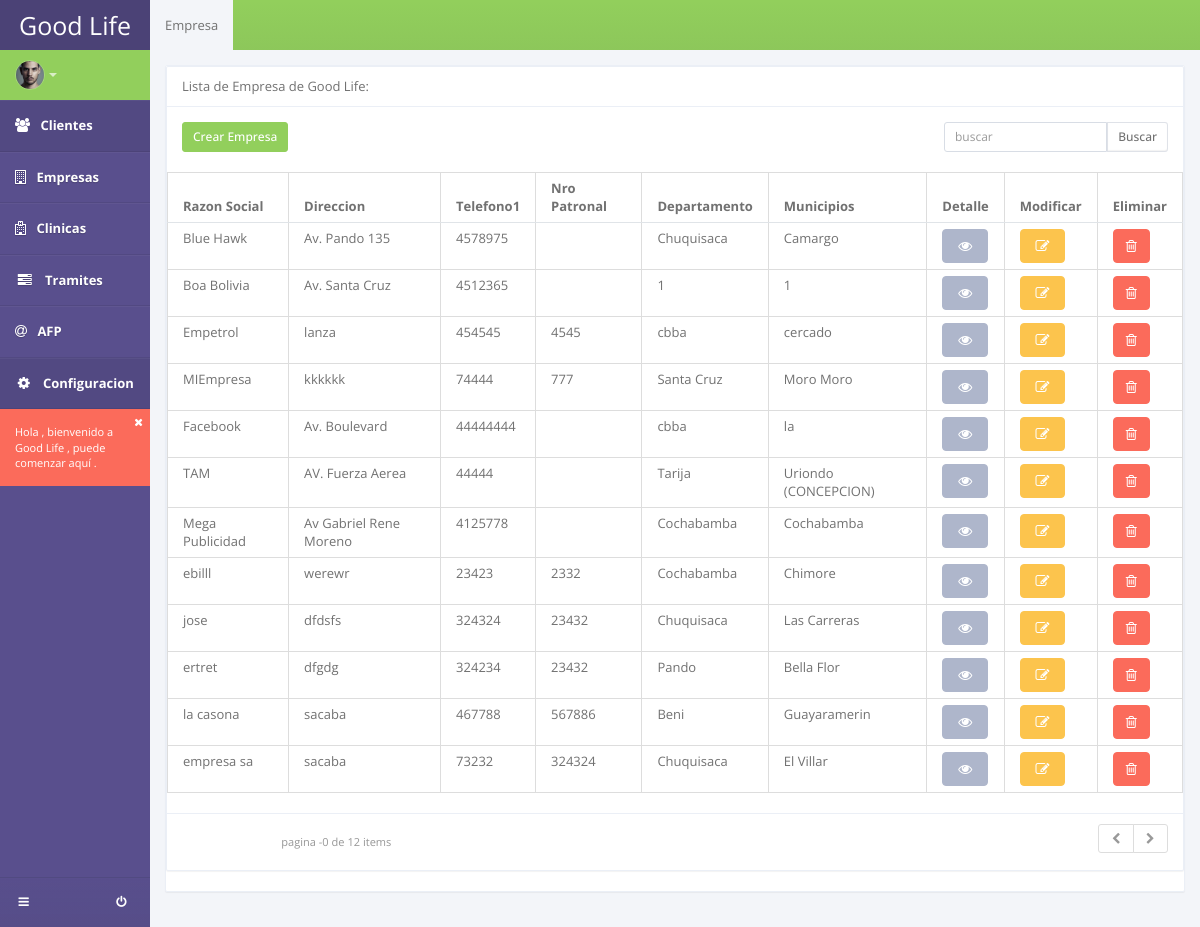
Page /listar_empresa/ on the earlier database version.
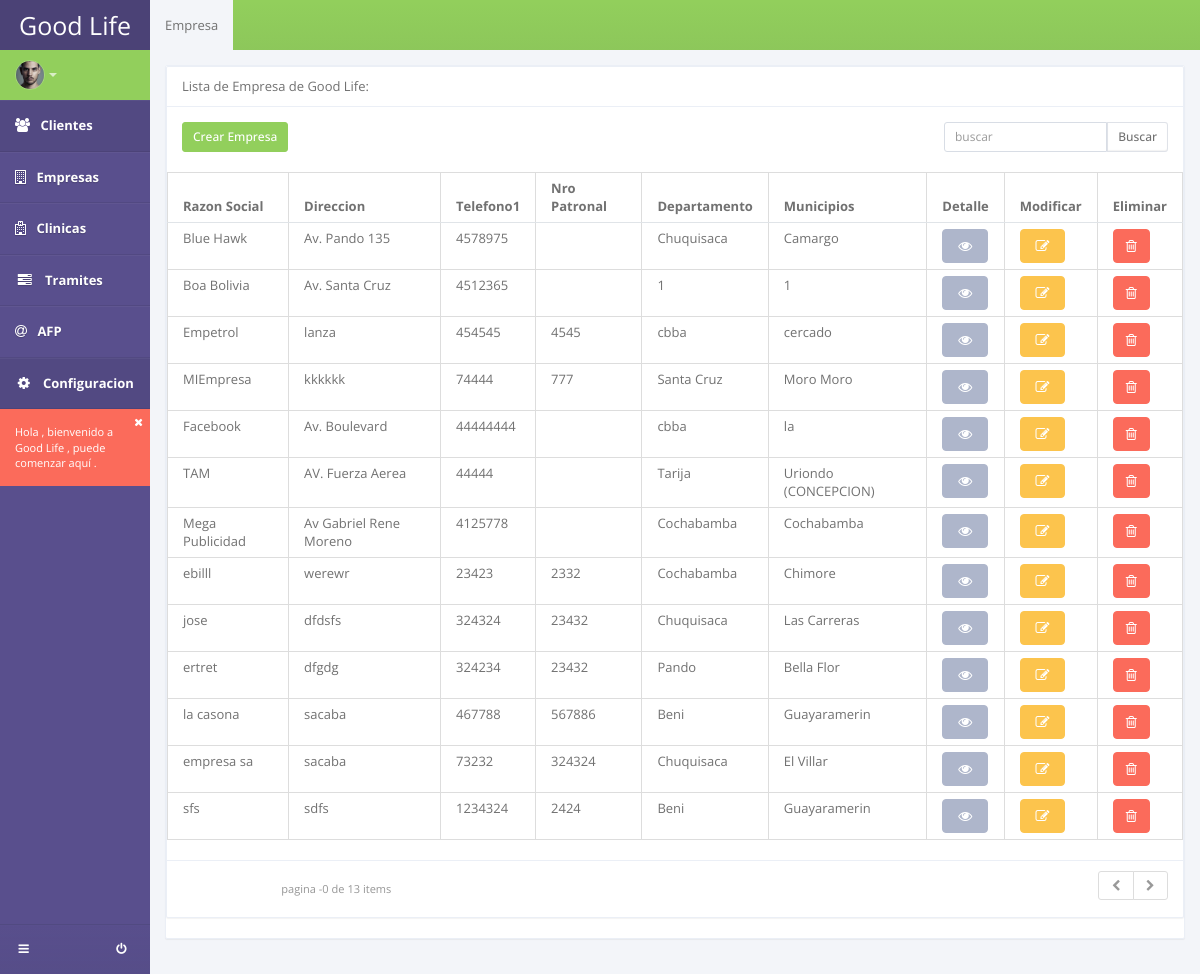
Same page on the later database version.
### apps/empresas/models.py (models this page shows, shortened)
class Empresa(models.Model):
	razon_social = models.CharField(max_length=150)
	direccion = models.CharField(max_length=150)
	telefono1 = models.CharField(max_length=20, blank=True)
	telefono2 = models.CharField(max_length=20, blank=True)
	nro_patronal = models.CharField(max_length=50, blank=True)
	departamento = models.CharField(max_length=100)
	municipios = models.CharField(max_length=100)

### apps/empresas/views.py (the view)
# urls.py: url(r'^listar_empresa/$', EmpresaList.as_view(), name='listar_empresa'),
class EmpresaList(ListView):
	template_name = 'empresas/lista_empresa.html'
	model = Empresa

### templates/empresas/lista_empresa.html (shortened to what this page needs)
{% extends 'base_sistema.html' %}
{% block content %}
<section id="content">
	<section class="vbox">
		<header class="header bg-success bg-gradient">
	        <ul class="nav nav-tabs">
	            <li class="active"><a href="#static" data-toggle="tab">Empresa</a></li>
	        </ul>
	    </header>
	    <section class="scrollable wrapper">
			<div class="tab-content">
				<div class="panel panel-default">
					<section class="panel">
					    <header class="panel-heading"> Lista de Empresa de Good Life: </header>
					    <div class="row text-sm wrapper">
					        <div class="col-sm-5 m-b-xs">
					            <a class="btn btn-sm btn-success" href="/registrar_empresa/">Crear Empresa</a>
					        </div>
					        <div class="col-sm-4 m-b-xs">
					        </div>
					        <div class="col-sm-3">
					        	<form method="get">
					            <div class="input-group">
					                <input type="text" class="input-sm form-control" placeholder="buscar" name="q"> <span class="input-group-btn"> <button class="btn btn-sm btn-white" type="submit">Buscar</button> </span> </div>
					            </form>
					        </div>
					    </div>
					    <div class="table-responsive">
					        <table summary="This table shows how to create responsive tables using Bootstrap's default functionality" class="table table-bordered table-hover">
						          <thead>
						            <tr>
						            	<th>Razon Social</th>
						            	<th>Direccion</th>
										<th>Telefono1</th>
										<th>Nro Patronal</th>
										<th>Departamento</th>
										<th>Municipios</th>
										<th>Detalle</th>
										<th>Modificar</th>
										<th>Eliminar</th>
						            </tr>
							        </thead>
										<tbody>
									{% for object in object_list %}
										<tr>
											<td>{{object.razon_social}}</td>
											<td>{{object.direccion}}</td>
											<td>{{object.telefono1}}</td>
											<td>{{object.nro_patronal}}</td>
											<td>{{object.departamento}}</td>
											<td>{{object.municipios}}</td>
											<td>
												<a class="btn btn-default" href="/detail_empresa/{{object.id}}"><i class="icon-eye-open text"></i></a>
											</td>
											<td>
												<a class="btn btn-warning" href="/update_empresa/{{object.id}}"><i class="icon-edit text"></i></a>
											</td>
											<td>
												<a class="btn btn-danger" href="#" data-toggle="modal" data-target="#modalDel{{object.id}}"><i class="fa fa-trash-o text"></i></a>
											</td>
										</tr>
									{% endfor %}
									</tbody>
						        </table>
					    </div>
						{% include "_pagination.html" %}
					</section>
			</div>
		</section>
	</section>
</section>
{% endblock content %}

Differences in the rows shown:
added Empresa: razon_social "sfs", direccion "sdfs", telefono1 "1234324", nro_patronal "2424", departamento "Beni", municipios "Guayaramerin"
Other differences:
{{ object_list.count }}: "12" → "13"
